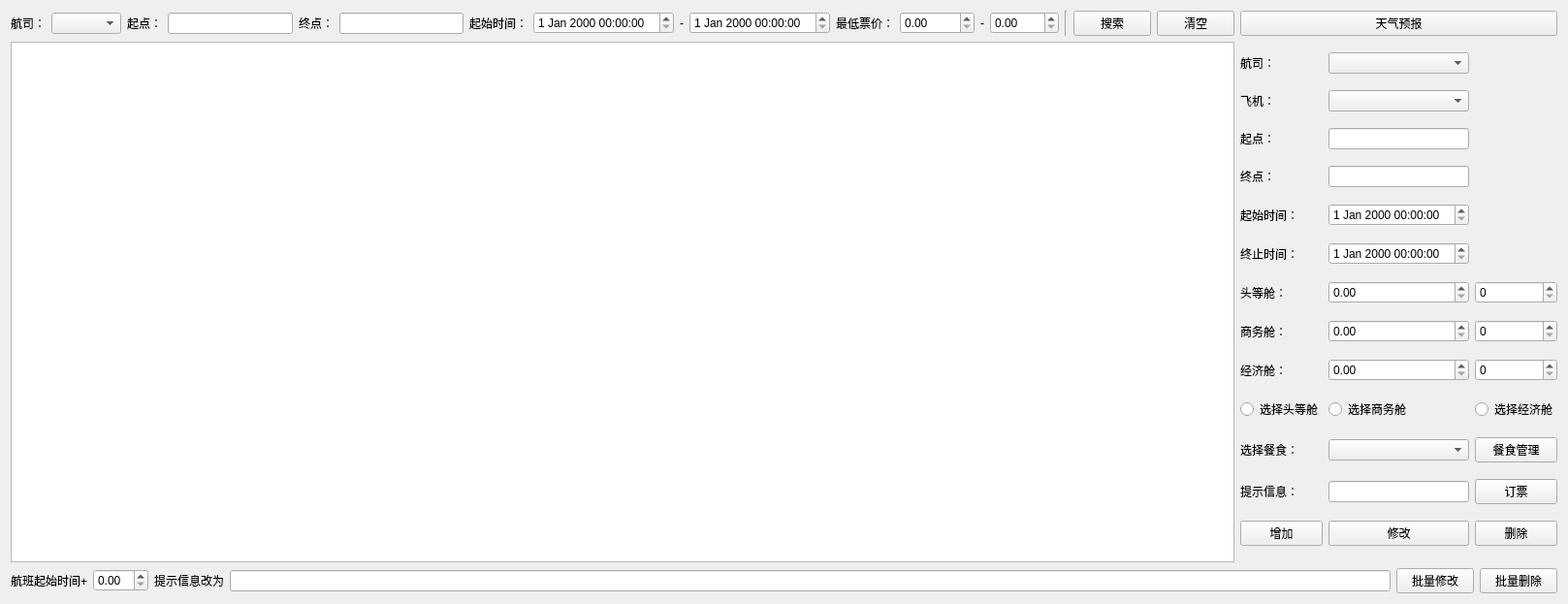
<?xml version="1.0" encoding="UTF-8"?>
<ui version="4.0">
 <class>FlightWidget</class>
 <widget class="QWidget" name="FlightWidget">
  <property name="geometry">
   <rect>
    <x>0</x>
    <y>0</y>
    <width>1617</width>
    <height>623</height>
   </rect>
  </property>
  <property name="sizePolicy">
   <sizepolicy hsizetype="Expanding" vsizetype="Preferred">
    <horstretch>0</horstretch>
    <verstretch>0</verstretch>
   </sizepolicy>
  </property>
  <property name="windowTitle">
   <string>Form</string>
  </property>
  <layout class="QGridLayout" name="gridLayout">
   <item row="4" column="1">
    <layout class="QGridLayout" name="gridLayout_2">
     <item row="3" column="0">
      <widget class="QLabel" name="labelEndCity">
       <property name="text">
        <string>终点：</string>
       </property>
      </widget>
     </item>
     <item row="13" column="3">
      <widget class="QPushButton" name="btnDeleteFlight">
       <property name="text">
        <string>删除</string>
       </property>
      </widget>
     </item>
     <item row="6" column="2">
      <widget class="QDoubleSpinBox" name="dspbxPriceHigh"/>
     </item>
     <item row="11" column="0">
      <widget class="QLabel" name="labelFoodName">
       <property name="text">
        <string>选择餐食：</string>
       </property>
      </widget>
     </item>
     <item row="8" column="3">
      <widget class="QSpinBox" name="spxSeatMid"/>
     </item>
     <item row="0" column="0">
      <widget class="QLabel" name="labelCompany">
       <property name="text">
        <string>航司：</string>
       </property>
      </widget>
     </item>
     <item row="0" column="2">
      <widget class="QComboBox" name="cbxCompanyName"/>
     </item>
     <item row="6" column="0">
      <widget class="QLabel" name="label_14">
       <property name="text">
        <string>头等舱：</string>
       </property>
      </widget>
     </item>
     <item row="9" column="2">
      <widget class="QDoubleSpinBox" name="dspbxPriceLow"/>
     </item>
     <item row="11" column="3">
      <widget class="QPushButton" name="btnAddFood">
       <property name="text">
        <string>餐食管理</string>
       </property>
      </widget>
     </item>
     <item row="5" column="2">
      <widget class="QDateTimeEdit" name="dtmEndTime"/>
     </item>
     <item row="9" column="3">
      <widget class="QSpinBox" name="spxSeatLow"/>
     </item>
     <item row="12" column="2">
      <widget class="QLineEdit" name="txtMessage"/>
     </item>
     <item row="6" column="3">
      <widget class="QSpinBox" name="spxSeatHigh"/>
     </item>
     <item row="12" column="0">
      <widget class="QLabel" name="labelMessage">
       <property name="text">
        <string>提示信息：</string>
       </property>
      </widget>
     </item>
     <item row="9" column="0">
      <widget class="QLabel" name="label_16">
       <property name="text">
        <string>经济舱：</string>
       </property>
      </widget>
     </item>
     <item row="8" column="0">
      <widget class="QLabel" name="label_15">
       <property name="text">
        <string>商务舱：</string>
       </property>
      </widget>
     </item>
     <item row="1" column="2">
      <widget class="QComboBox" name="cbxPlaneName"/>
     </item>
     <item row="13" column="2">
      <widget class="QPushButton" name="btnModifyFlight">
       <property name="text">
        <string>修改</string>
       </property>
      </widget>
     </item>
     <item row="8" column="2">
      <widget class="QDoubleSpinBox" name="dspbxPriceMid"/>
     </item>
     <item row="2" column="0">
      <widget class="QLabel" name="labelStartCity">
       <property name="text">
        <string>起点：</string>
       </property>
      </widget>
     </item>
     <item row="2" column="2">
      <widget class="QLineEdit" name="txtStartCity"/>
     </item>
     <item row="12" column="3">
      <widget class="QPushButton" name="btnOrder">
       <property name="text">
        <string>订票</string>
       </property>
      </widget>
     </item>
     <item row="5" column="0">
      <widget class="QLabel" name="labelEndTime">
       <property name="text">
        <string>终止时间：</string>
       </property>
      </widget>
     </item>
     <item row="1" column="0">
      <widget class="QLabel" name="labelPlane">
       <property name="text">
        <string>飞机：</string>
       </property>
      </widget>
     </item>
     <item row="3" column="2">
      <widget class="QLineEdit" name="txtEndCity"/>
     </item>
     <item row="4" column="0">
      <widget class="QLabel" name="labelStartTime">
       <property name="text">
        <string>起始时间：</string>
       </property>
      </widget>
     </item>
     <item row="13" column="0">
      <widget class="QPushButton" name="btnAddFlight">
       <property name="text">
        <string>增加</string>
       </property>
      </widget>
     </item>
     <item row="11" column="2">
      <widget class="QComboBox" name="cbxFoodName"/>
     </item>
     <item row="4" column="2">
      <widget class="QDateTimeEdit" name="dtmStartTime"/>
     </item>
     <item row="10" column="3">
      <widget class="QRadioButton" name="rbnLow">
       <property name="text">
        <string>选择经济舱</string>
       </property>
      </widget>
     </item>
     <item row="10" column="2">
      <widget class="QRadioButton" name="rbnMid">
       <property name="text">
        <string>选择商务舱</string>
       </property>
      </widget>
     </item>
     <item row="10" column="0">
      <widget class="QRadioButton" name="rbnHigh">
       <property name="text">
        <string>选择头等舱</string>
       </property>
      </widget>
     </item>
    </layout>
   </item>
   <item row="4" column="0">
    <widget class="QTableView" name="tableFlight">
     <property name="sizePolicy">
      <sizepolicy hsizetype="Expanding" vsizetype="Expanding">
       <horstretch>2</horstretch>
       <verstretch>2</verstretch>
      </sizepolicy>
     </property>
    </widget>
   </item>
   <item row="0" column="0">
    <layout class="QHBoxLayout" name="horizontalLayout">
     <item>
      <widget class="QLabel" name="labelSearchCompany">
       <property name="text">
        <string>航司：</string>
       </property>
      </widget>
     </item>
     <item>
      <widget class="QComboBox" name="cbxSearchCompanyName"/>
     </item>
     <item>
      <widget class="QLabel" name="labelSearchStartCity">
       <property name="text">
        <string>起点：</string>
       </property>
      </widget>
     </item>
     <item>
      <widget class="QLineEdit" name="txtSearchStartCity"/>
     </item>
     <item>
      <widget class="QLabel" name="labelSearchEndCity">
       <property name="text">
        <string>终点：</string>
       </property>
      </widget>
     </item>
     <item>
      <widget class="QLineEdit" name="txtSearchEndCity"/>
     </item>
     <item>
      <widget class="QLabel" name="labelSearchStartTime">
       <property name="text">
        <string>起始时间：</string>
       </property>
      </widget>
     </item>
     <item>
      <widget class="QDateTimeEdit" name="dtmSearchStartTimeFrom"/>
     </item>
     <item>
      <widget class="QLabel" name="label_5">
       <property name="text">
        <string>-</string>
       </property>
      </widget>
     </item>
     <item>
      <widget class="QDateTimeEdit" name="dtmSearchStartTimeTo"/>
     </item>
     <item>
      <widget class="QLabel" name="labelSearchPriceLow">
       <property name="text">
        <string>最低票价：</string>
       </property>
      </widget>
     </item>
     <item>
      <widget class="QDoubleSpinBox" name="dspbxSearchPriceLowFrom">
       <property name="maximum">
        <double>99999.990000000005239</double>
       </property>
      </widget>
     </item>
     <item>
      <widget class="QLabel" name="label_7">
       <property name="text">
        <string>-</string>
       </property>
      </widget>
     </item>
     <item>
      <widget class="QDoubleSpinBox" name="dspbxSearchPriceLowTo">
       <property name="maximum">
        <double>9999.989999999999782</double>
       </property>
      </widget>
     </item>
     <item>
      <widget class="Line" name="line">
       <property name="orientation">
        <enum>Qt::Orientation::Vertical</enum>
       </property>
      </widget>
     </item>
     <item>
      <widget class="QPushButton" name="btnSearch">
       <property name="text">
        <string>搜索</string>
       </property>
      </widget>
     </item>
     <item>
      <widget class="QPushButton" name="btnSearchClear">
       <property name="text">
        <string>清空</string>
       </property>
      </widget>
     </item>
    </layout>
   </item>
   <item row="6" column="0" colspan="2">
    <layout class="QHBoxLayout" name="horizontalLayout_2">
     <item>
      <widget class="QLabel" name="labelTimeDelta">
       <property name="text">
        <string>航班起始时间+</string>
       </property>
      </widget>
     </item>
     <item>
      <widget class="QDoubleSpinBox" name="dspxTimeDelta"/>
     </item>
     <item>
      <widget class="QLabel" name="labelUpdMess">
       <property name="text">
        <string>提示信息改为</string>
       </property>
      </widget>
     </item>
     <item>
      <widget class="QLineEdit" name="txtUpdMess"/>
     </item>
     <item>
      <widget class="QPushButton" name="btnBatchModify">
       <property name="text">
        <string>批量修改</string>
       </property>
      </widget>
     </item>
     <item>
      <widget class="QPushButton" name="btnBatchDelete">
       <property name="text">
        <string>批量删除</string>
       </property>
      </widget>
     </item>
    </layout>
   </item>
   <item row="0" column="1">
    <widget class="QPushButton" name="btnWeather">
     <property name="text">
      <string>天气预报</string>
     </property>
    </widget>
   </item>
  </layout>
 </widget>
 <resources/>
 <connections/>
</ui>
